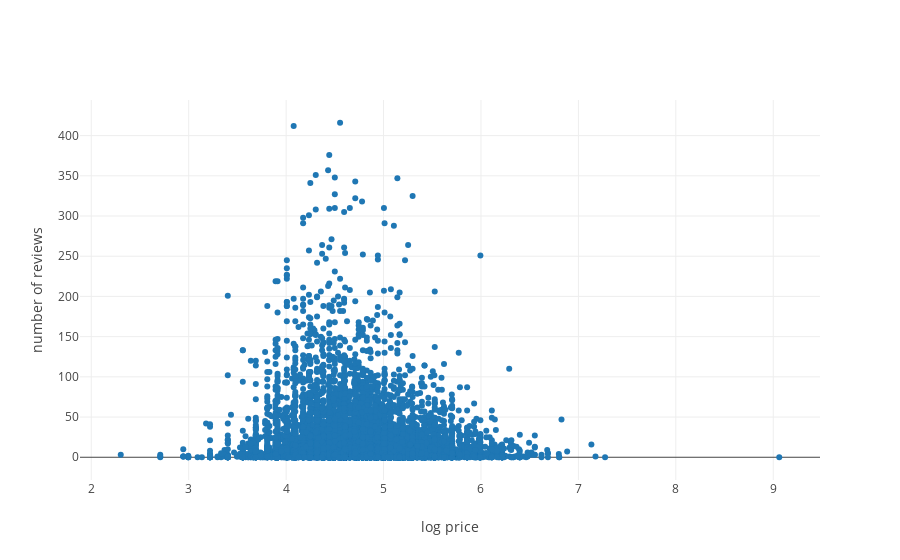

Notebook source saved alongside this figure:
### Code cell
# scatter plot
trace = go.Scatter(
    x = df_price_review['log_price'],
    y = df_price_review['number_of_reviews'],
    mode = 'markers'
)

data = [trace]
layout=go.Layout(xaxis={'title':'log price'}, yaxis={'title':'number of reviews'})
figure=go.Figure(data=data,layout=layout)

iplot(figure)

### Figure 1 — Plotly figure (JSON) as saved in the notebook; plotly's stock layout.template omitted (floating-point values rounded to 4 significant figures; data arrays with more than 128 entries replaced by an {"elided": "..."} marker saying what was removed)
{"data": [{"mode": "markers", "type": "scatter", "uid": "65a14198-90c1-42ed-8265-7c129c736fd5", "x": {"elided": "13849 float values"}, "y": {"elided": "13849 int values"}}], "layout": {"xaxis": {"title": {"text": "log price"}}, "yaxis": {"title": {"text": "number of reviews"}}}}
